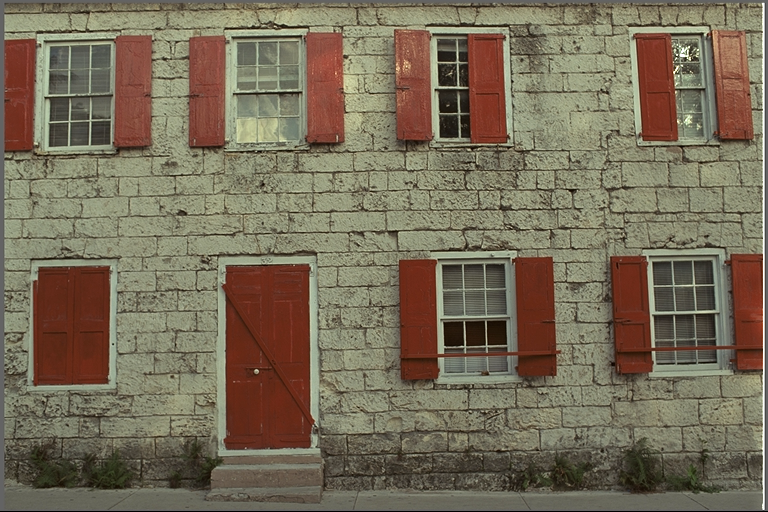
#> input picture dataset/img1.png, 768 x 512 px; its folder holds only this picture in this run
$ python mactrics.py
#> lines starting #> are read from the running program, lines starting #| are printed output that depends on the picture
import cv2
import numpy as np
import matplotlib.pyplot as plt
import os

# ---------------- PATHS ----------------
DATASET_PATH = "dataset"              # 23 cover images (RGB)
STEGO_PATH   = "results/stego_hybrid" # 23 stego images
OUTPUT_PATH  = "results/difference_visuals"

os.makedirs(OUTPUT_PATH, exist_ok=True)

# ---------------- PROCESS EACH IMAGE ----------------
for img_name in sorted(os.listdir(DATASET_PATH)):

    cover_path = os.path.join(DATASET_PATH, img_name)
    stego_path = os.path.join(STEGO_PATH, img_name)

    if not os.path.exists(stego_path):
        print(f"⚠️ Stego not found for {img_name}")
        continue

    # Read images
    cover = cv2.imread(cover_path)
#> cover is the input picture: shape (512, 768, 3); mean B, G, R 88.4, 108.7, 119.8
    stego = cv2.imread(stego_path)

    if cover is None or stego is None:
        continue

    # Convert BGR → RGB
    cover = cv2.cvtColor(cover, cv2.COLOR_BGR2RGB)
    stego = cv2.cvtColor(stego, cv2.COLOR_BGR2RGB)

    # Extract R channel
    R_cover = cover[:, :, 0].astype(np.int16)
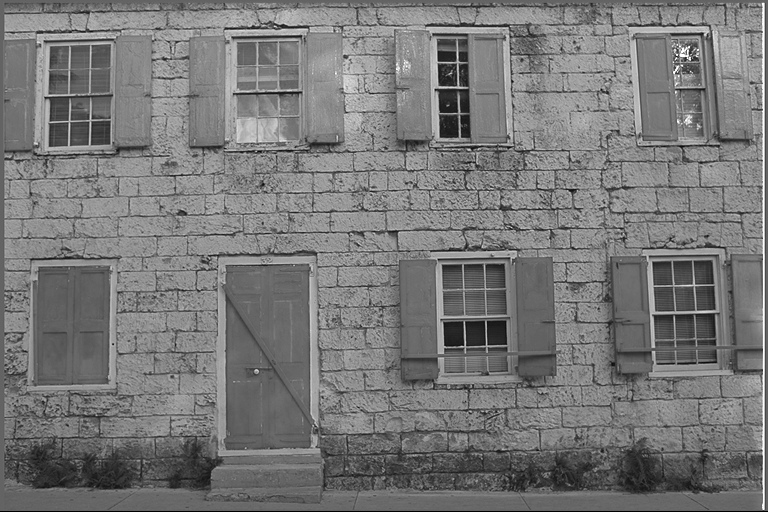
#> R_cover: shape (512, 768) int16; min 0, max 255, mean 119.8
    R_stego = stego[:, :, 0].astype(np.int16)

    # Difference matrix
    diff = R_stego - R_cover           # values: -1, 0, +1
#> diff: shape (512, 768) int16; every value is 0
    diff_vis = diff + 1                # for visualization
#> diff_vis: shape (512, 768) int16; every value is 1

    # Zoomed region (fixed for consistency)
    x, y, size = 100, 100, 30
    zoom_diff = diff[x:x+size, y:y+size]
#> zoom_diff: shape (30, 30) int16; every value is 0

    # ---------------- PLOT ----------------
    plt.figure(figsize=(12, 8))

    # Cover image
    plt.subplot(2, 2, 1)
    plt.imshow(cover)
    plt.title("Cover Image")
    plt.axis("off")

    # Stego image
    plt.subplot(2, 2, 2)
    plt.imshow(stego)
    plt.title("Stego Image")
    plt.axis("off")

    # Difference map
    plt.subplot(2, 2, 3)
    plt.imshow(diff_vis, cmap="hot")
    plt.title("Difference Map (LSB Changes)")
    plt.colorbar(label="Δ Pixel Value")
    plt.axis("off")

    # Zoomed pixel difference
    plt.subplot(2, 2, 4)
    plt.imshow(zoom_diff, cmap="bwr")
    plt.title("Zoomed Pixel-Level Difference")
    plt.colorbar(label="Δ Pixel Value")
    plt.axis("off")

    plt.tight_layout()

    # Save figure
    save_name = img_name.split('.')[0] + "_difference.png"
    plt.savefig(os.path.join(OUTPUT_PATH, save_name))
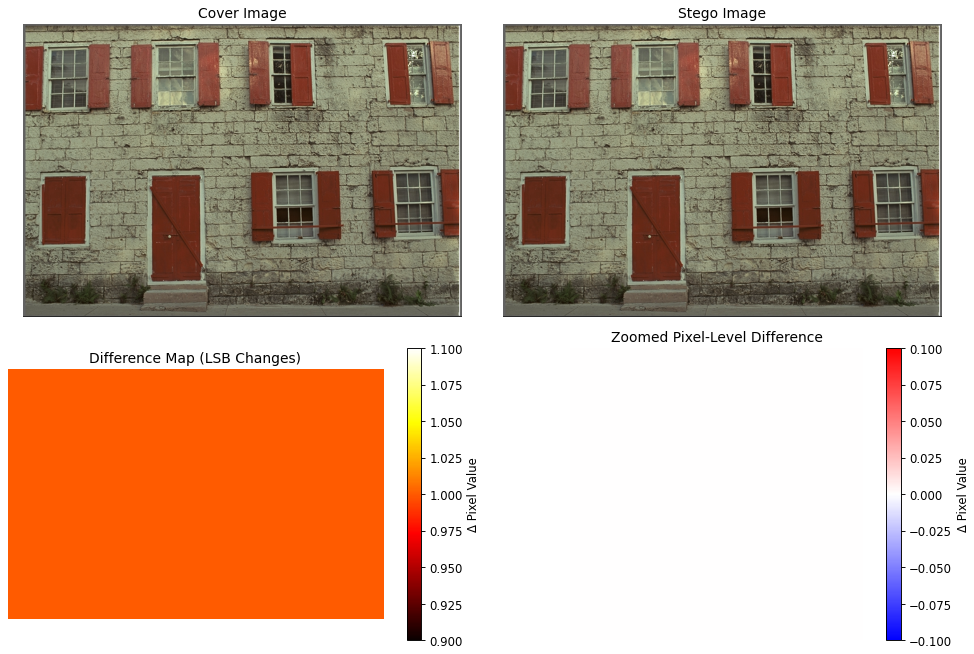
#> figure drawn by matplotlib, 6 panels
    plt.close()

    print(f"✅ Visual difference generated for {img_name}")

print("\n🎯 Difference visualization completed for all images")

$ run again, on dataset/img13.png
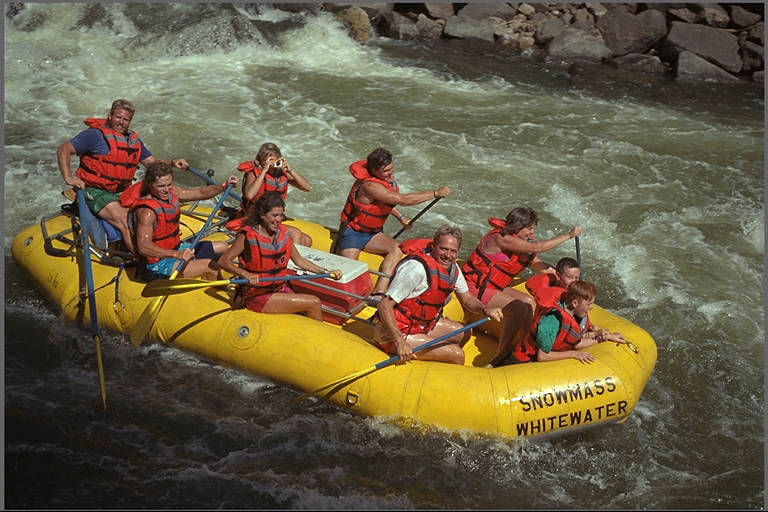
#> input picture dataset/img13.png, 768 x 512 px
#> cover is the input picture: shape (512, 768, 3); mean B, G, R 68.6, 94.3, 105.8
#> `R_cover = cover[:, :, 0].astype(np.int16)`:
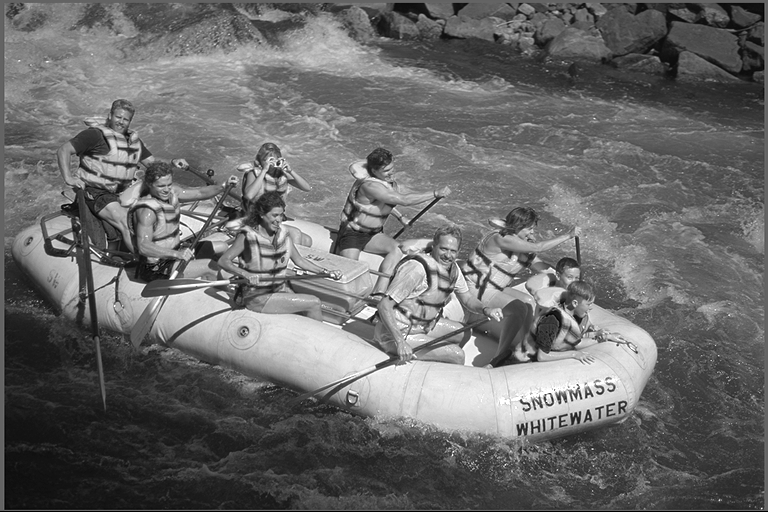
#> R_cover: shape (512, 768) int16; min 0, max 255, mean 105.8
#> diff: shape (512, 768) int16; every value is 0
#> diff_vis: shape (512, 768) int16; every value is 1
#> zoom_diff: shape (30, 30) int16; every value is 0

$ run again, on dataset/img14.png
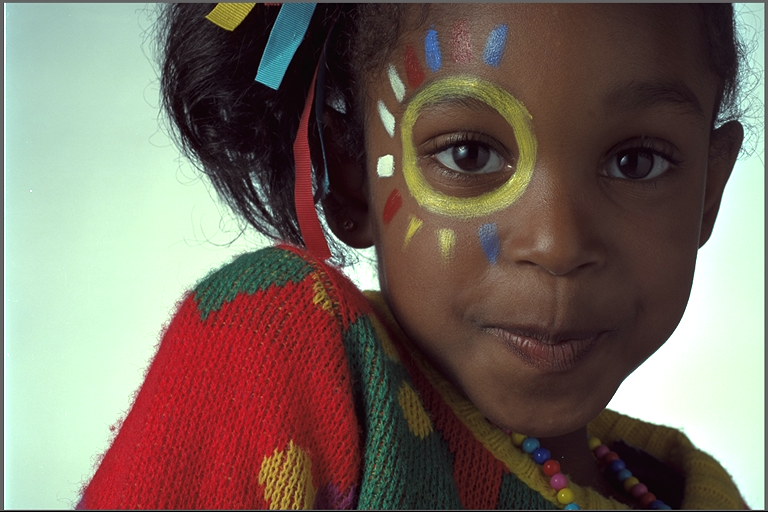
#> input picture dataset/img14.png, 768 x 512 px
#> cover is the input picture: shape (512, 768, 3); mean B, G, R 95.9, 105.8, 119.3
#> `R_cover = cover[:, :, 0].astype(np.int16)`:
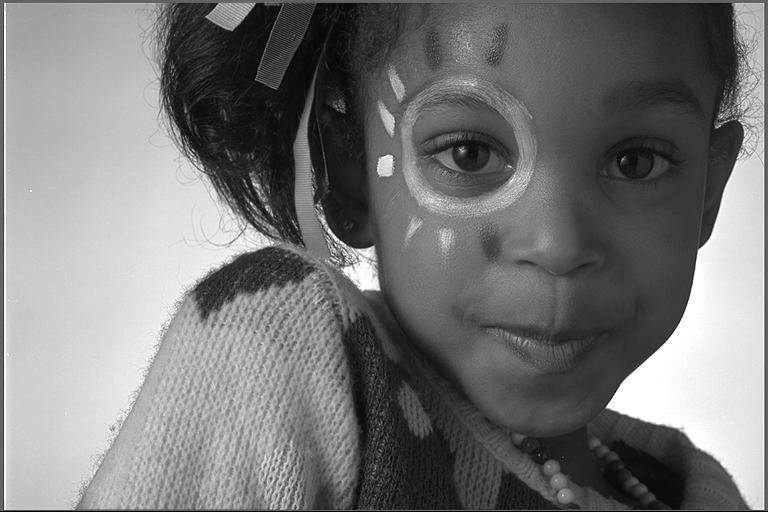
#> R_cover: shape (512, 768) int16; min 0, max 255, mean 119.3
#> diff: shape (512, 768) int16; every value is 0
#> diff_vis: shape (512, 768) int16; every value is 1
#> zoom_diff: shape (30, 30) int16; every value is 0

$ run again, on dataset/img15.png
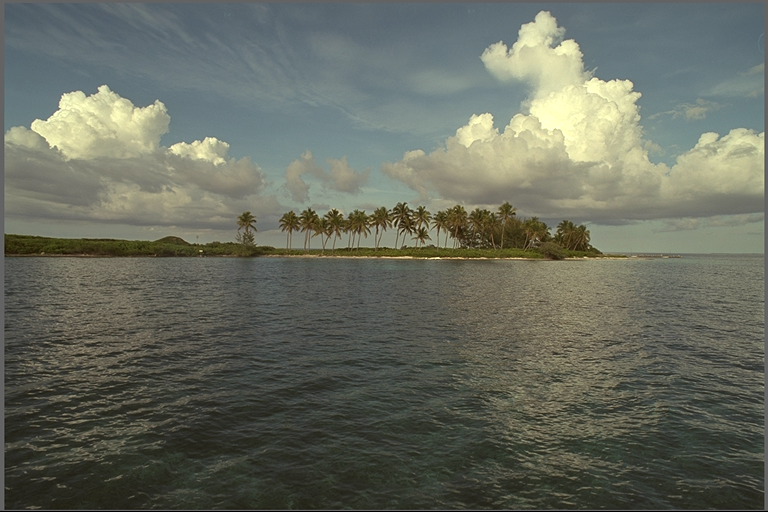
#> input picture dataset/img15.png, 768 x 512 px
#> cover is the input picture: shape (512, 768, 3); mean B, G, R 95.2, 106.7, 102.8
#> `R_cover = cover[:, :, 0].astype(np.int16)`:
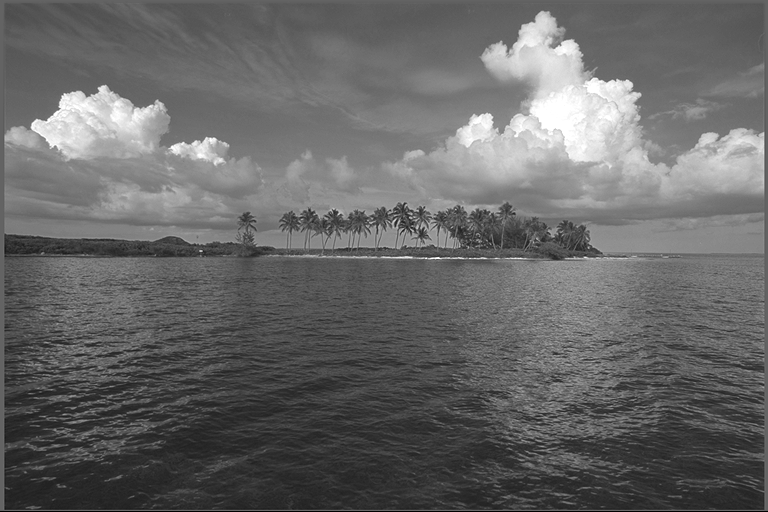
#> R_cover: shape (512, 768) int16; min 0, max 255, mean 102.8
#> diff: shape (512, 768) int16; every value is 0
#> diff_vis: shape (512, 768) int16; every value is 1
#> zoom_diff: shape (30, 30) int16; every value is 0

$ run again, on dataset/img10.png
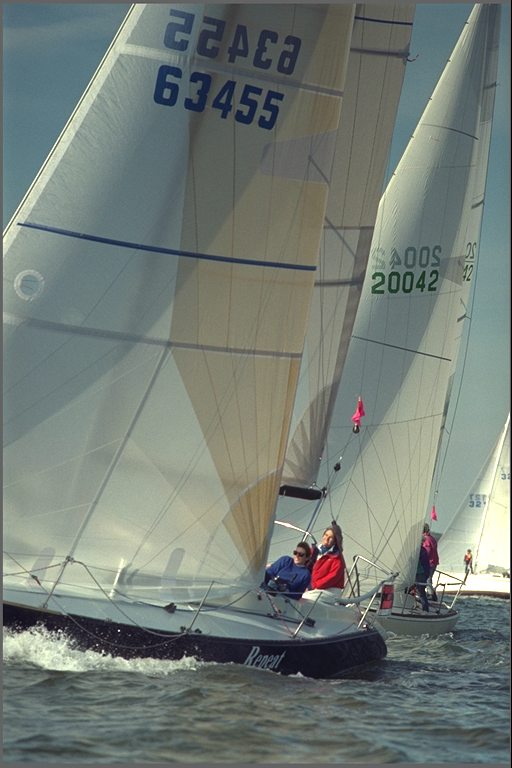
#> input picture dataset/img10.png, 512 x 768 px
#> cover is the input picture: shape (768, 512, 3); mean B, G, R 118.3, 124.8, 115.6
#> `R_cover = cover[:, :, 0].astype(np.int16)`:
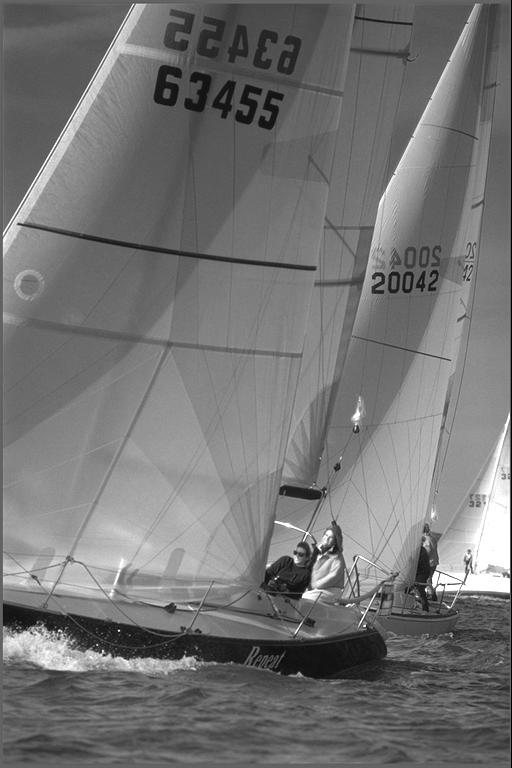
#> R_cover: shape (768, 512) int16; min 0, max 255, mean 115.6
#> diff: shape (768, 512) int16; every value is 0
#> diff_vis: shape (768, 512) int16; every value is 1
#> zoom_diff: shape (30, 30) int16; every value is 0
